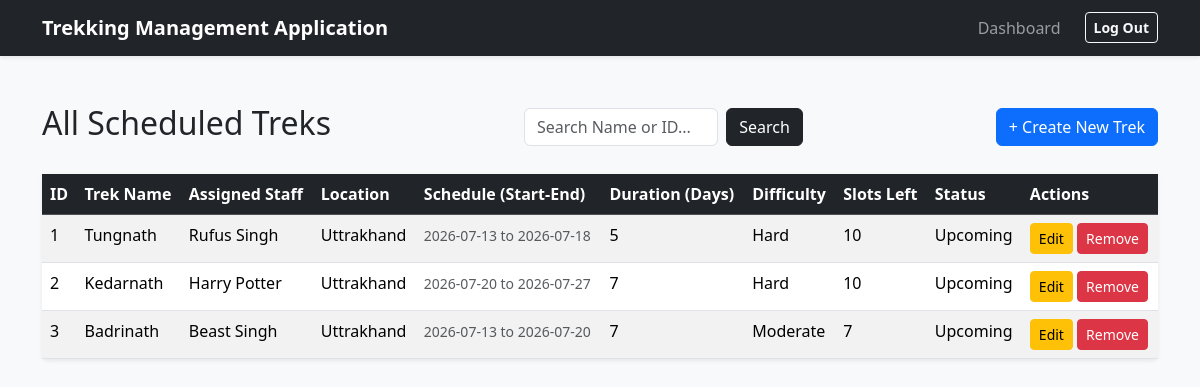
Screenshot of /admin/trek (signed in) with the database file from the repository.
### app/models.py (models this page shows)
class Trek(db.Model):
    __tablename__ = "treks"
    id = db.Column(db.Integer, primary_key=True)
    trek_name = db.Column(db.String(200), nullable=False)
    assigned_staff_id = db.Column(db.Integer, db.ForeignKey('users.id'), nullable=False)
    location = db.Column(db.String(100), nullable=False)
    difficulty = db.Column(db.String(50), nullable=False)
    duration = db.Column(db.Integer, nullable=False)
    available_slots = db.Column(db.Integer, nullable=False)
    status = db.Column(db.String(30), nullable=False)
    start_date = db.Column(db.DateTime, nullable=False)
    end_date = db.Column(db.DateTime, nullable=False)
    bookings = db.relationship('Booking', backref='trek', lazy=True, cascade='all, delete-orphan')
    assigned_staff = db.relationship('User', foreign_keys=[assigned_staff_id])

class User(db.Model):
    __tablename__ = "users"
    id = db.Column(db.Integer, primary_key=True)
    username = db.Column(db.String(80), unique=True, nullable=False)
    email_id = db.Column(db.String(120), nullable=False)
    password_hash = db.Column(db.String(256), unique=True, nullable=False)
    name = db.Column(db.String(80), nullable=False)
    role = db.Column(db.String(20), nullable=False)
    is_blacklisted = db.Column(db.Boolean, default=False)
    staff_profile = db.relationship('StaffProfile', backref='user', uselist=False, cascade='all, delete-orphan') # userlist =False strictly enforces a 1-to-1 relatiosnhip b/w users and staff_profiles table
    bookings = db.relationship('Booking', backref='trekker', lazy=True) # lazy=True Parameter is used tell SQLAlchemy that until i specifically state a python code like user.bookings do not run SQL Query

### app/routes/admin.py (the view)
@admin_bp.route('/trek')
def manage_treks():
    search_term = request.args.get('search')
    query = models.Trek.query
    if search_term:
        if search_term.isdigit():
            query = query.filter(models.Trek.id == int(search_term))
        else:
            query = query.filter(models.Trek.trek_name.ilike(f"%{search_term}%"))
    treks_list = query.all() # .query.all() will return results in a list format so we need to actually run a for loop to display all treks in a table.
    return render_template('admin/trek/manage_treks.html', all_treks=treks_list) # Passing this list of treks to Jinja template in HTML

### app/routes/admin.py (called while the page is built)
@admin_bp.before_request
def admin_access():
    if 'user_id' not in session:
        flash("Access denied. Please login first")
        return redirect(url_for('auth.login'))
    if session.get('role') != 'Admin':
        flash("Not an Administrator")
        return redirect(url_for('auth.login'))

### app/templates/admin/trek/manage_treks.html (shortened to what this page needs)
{% extends "base.html" %}
{% block content %}
    <div class="d-flex justify-content-between align-items-center mb-4">
        <h2>All Scheduled Treks</h2>
        <form action="{{ url_for('admin.manage_treks') }}" method="GET" class="d-flex w-25">
            <input type="text" name="search" class="form-control me-2" placeholder="Search Name or ID..." value="{{ request.args.get('search', '') }}">
            <button type="submit" class="btn btn-dark">Search</button>
        </form>
        <a href="{{ url_for('admin.create_trek') }}" class="btn btn-primary">+ Create New Trek</a>
    </div>
    <table class="table table-striped table-hover shadow-sm bg-white rounded">
        <thead class="table-dark">
            <tr>
                <th>ID</th>
                <th>Trek Name</th>
                <th>Assigned Staff</th>
                <th>Location</th>
                <th>Schedule (Start-End)</th>
                <th>Duration (Days)</th>
                <th>Difficulty</th>
                <th>Slots Left</th>
                <th>Status</th>
                <th>Actions</th>
            </tr>
        </thead>
        <tbody>
            {% for trek in all_treks %}
            <tr>
                <td>{{ trek.id }}</td>
                <td>{{ trek.trek_name }}</td>
                <td>{{ trek.assigned_staff.name }}</td>
                <td>{{ trek.location }}</td>
                <td>
                    <small class="text-muted">
                        {{ trek.start_date.strftime('%Y-%m-%d') }} to {{ trek.end_date.strftime('%Y-%m-%d') }}
                    </small>
                </td>
                <td>{{ trek.duration }}</td>
                <td>{{ trek.difficulty }}</td>
                <td>{{ trek.available_slots }}</td>
                <td>{{ trek.status }}</td>
                <td>
                    <a href="{{ url_for('admin.edit_trek', trek_id=trek.id) }}" class="btn btn-sm btn-warning">Edit</a>
                    <form action="{{ url_for('admin.delete_trek', trek_id=trek.id) }}" method="post" class="d-inline">
                        <button type="submit" class="btn btn-sm btn-danger">Remove</button>
                    </form>
                </td>
            </tr>
            {% else %}
            <tr>
                <td colspan="10" class="text-center text-muted py-4">
                    No treks found in the system. Click "+ Create New Trek" to get started.
                </td>
            </tr>
            {% endfor %}
        </tbody>
    </table>
{% endblock %}

### app/templates/base.html (shortened to what this page needs)
<!DOCTYPE html>
<html lang="en">
<head>
    <link href="https://cdn.jsdelivr.net/npm/bootstrap@5.3.8/dist/css/bootstrap.min.css" rel="stylesheet">
</head>
<body class="bg-light">
    <nav class="navbar navbar-expand-lg navbar-dark bg-dark shadow-sm">
        <div class="container">
            <a class="navbar-brand fw-bold" href="#">Trekking Management Application</a>
            <div class="collapse navbar-collapse" id="navbarNav">
                <ul class="navbar-nav ms-auto">
                    {% if 'user_id' in session %}
                        <li class="nav-item me-3">
                            {% if session.get('role') == 'Admin' %}
                                <a class="nav-link" href="{{ url_for('admin.admin_dashboard') }}">Dashboard</a>
                            {% elif session.get('role') == 'Staff' %}
                                <a class="nav-link" href="{{ url_for('staff.staff_dashboard') }}">Dashboard</a>
                            {% elif session.get('role') == 'Trekker' %}
                                <a class="nav-link" href="{{ url_for('trekker.trekker_dashboard') }}">Dashboard</a>
                            {% endif %}
                        </li>
                        <li class="nav-item">
                            <a class="btn btn-outline-light btn-sm mt-1 fw-bold" href="{{ url_for('auth.logout') }}">Log Out</a>
                        </li>
                    {% endif %}
                </ul>
            </div>
        </div>
    </nav>
    <div class="container mt-5">
        {% block content %}
        {% endblock %}
    </div>
</body>
</html>

### rows the page displays
Trek: id "1", trek_name "Tungnath", assigned_staff.name "Rufus Singh", location "Uttrakhand", start_date "2026-07-13", end_date "2026-07-18", duration "5", difficulty "Hard", available_slots "10", status "Upcoming"
Trek: id "2", trek_name "Kedarnath", assigned_staff.name "Harry Potter", location "Uttrakhand", start_date "2026-07-20", end_date "2026-07-27", duration "7", difficulty "Hard", available_slots "10", status "Upcoming"
Trek: id "3", trek_name "Badrinath", assigned_staff.name "Beast Singh", location "Uttrakhand", start_date "2026-07-13", end_date "2026-07-20", duration "7", difficulty "Moderate", available_slots "7", status "Upcoming"
